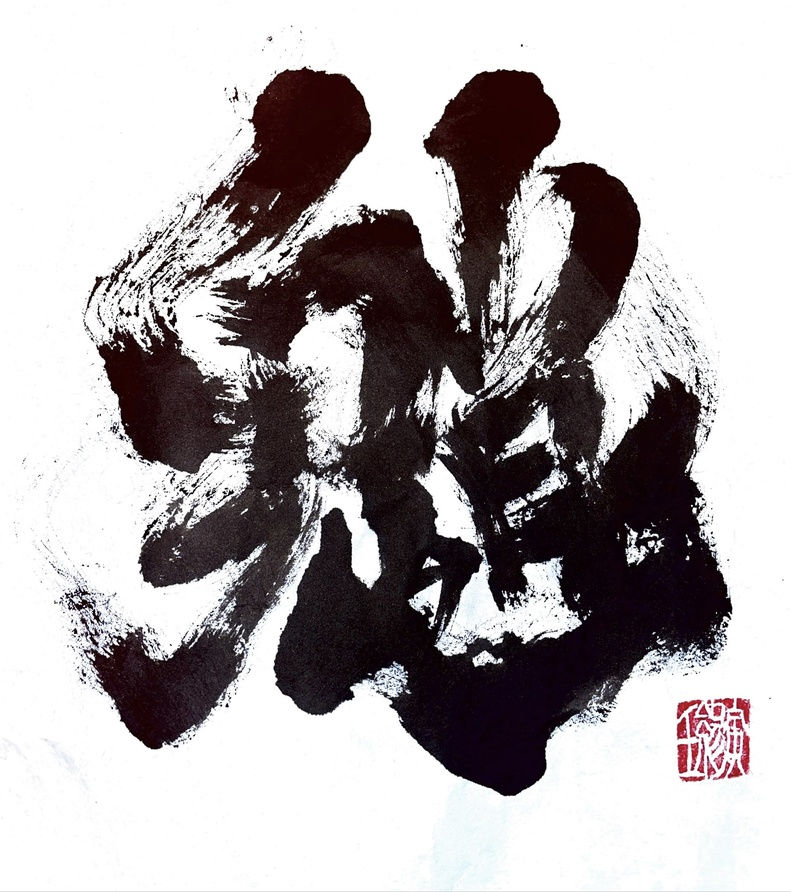
#> input picture 練習ファイル/101.jpg, 791 x 892 px, shrunk from 1477 x 1666 before the run, found by its file name
$ python test.py
#> lines starting #> are read from the running program, lines starting #| are printed output that depends on the picture; after the words box and inside, x2 and y2 are one past the last pixel; in counts of white or black regions, pixels touching at a corner belong together
import cv2
import numpy as np

# Read image
path_name = '/Users/taisho/Desktop/Soyamax/'
file_name = '101.jpg'
img = cv2.imread(path_name + file_name)
#> img is the input picture: shape (892, 791, 3); mean B, G, R 172.7, 171.1, 176.4
cv2.imshow("image", img)
hh,ww = img.shape[:2]
#> hh = 892; ww = 791

# threshold on white
# Define lower and uppper limits
lower = np.array([90, 90, 90])
upper = np.array([255, 255, 255])

# Create mask to only select black
thresh = cv2.inRange(img, lower, upper)
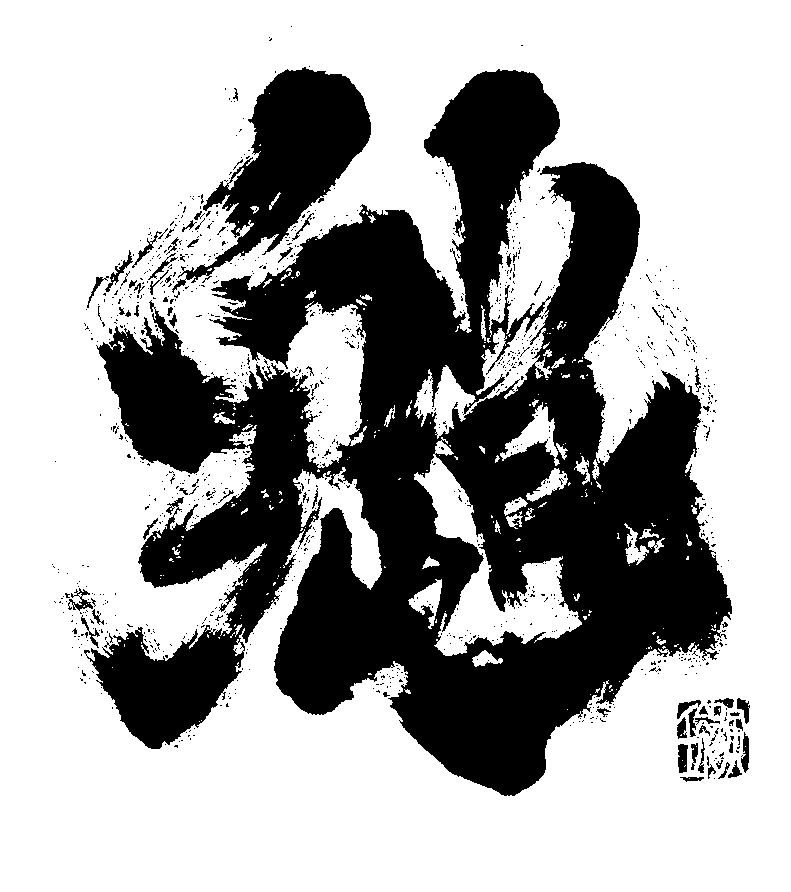
#> thresh: shape (892, 791); 67.1% white; 1159 black regions (1091 under 20 px), largest, box (x1, y1, x2, y2) and area: (84, 69, 732, 796) 207686, (172, 67, 371, 293) 16916, (678, 744, 688, 773) 242

# apply morphology
kernel = cv2.getStructuringElement(cv2.MORPH_ELLIPSE, (1,1))
morph = cv2.morphologyEx(thresh, cv2.MORPH_CLOSE, kernel)

# invert morp image
mask = 255 - morph

# apply mask to image
result = cv2.bitwise_and(img, img, mask=mask)
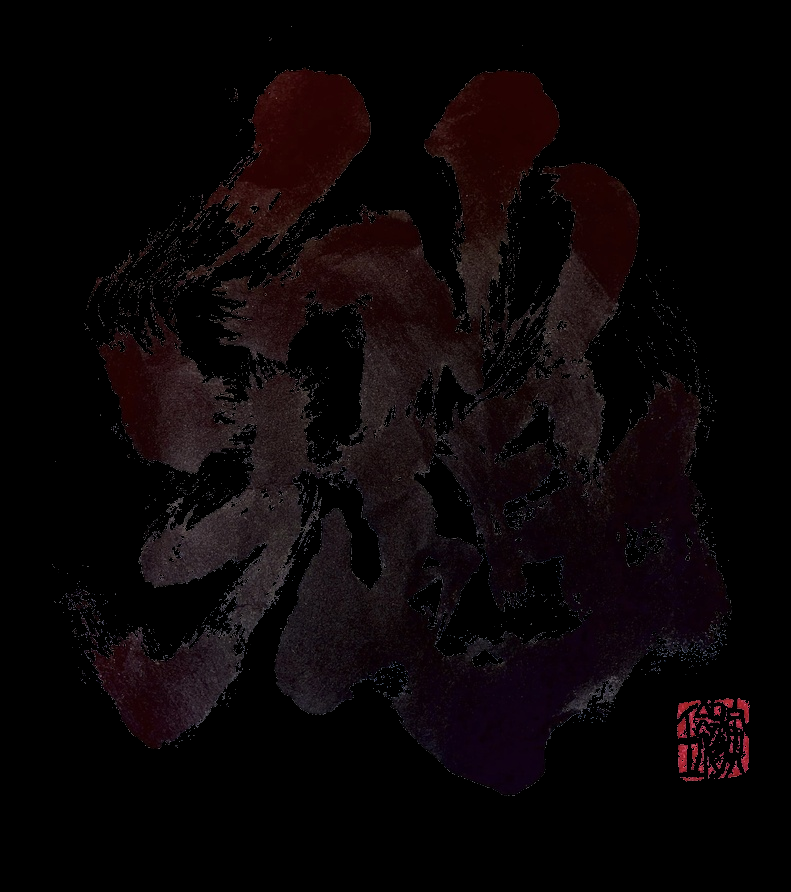
#> result: shape (892, 791, 3); mean B, G, R 6.6, 5.3, 10.5


# save results
cv2.imshow("img", img)
cv2.imwrite(('/Users/taisho/Desktop/Soyamax/'+ str(file_name) +'thresh.png'), thresh)
cv2.imwrite(('/Users/taisho/Desktop/Soyamax/' + file_name+'pills_morph.png'), morph)
cv2.imwrite('/Users/taisho/Desktop/Soyamax/pills_mask.png', mask)
cv2.imwrite('/Users/taisho/Desktop/Soyamax/pills_result.png', result)
print("???")

cv2.imshow('thresh', thresh)
cv2.imshow('morph', morph)
cv2.imshow('mask', mask)
cv2.imshow('result', result)
cv2.waitKey(0)
cv2.destroyAllWindows()
